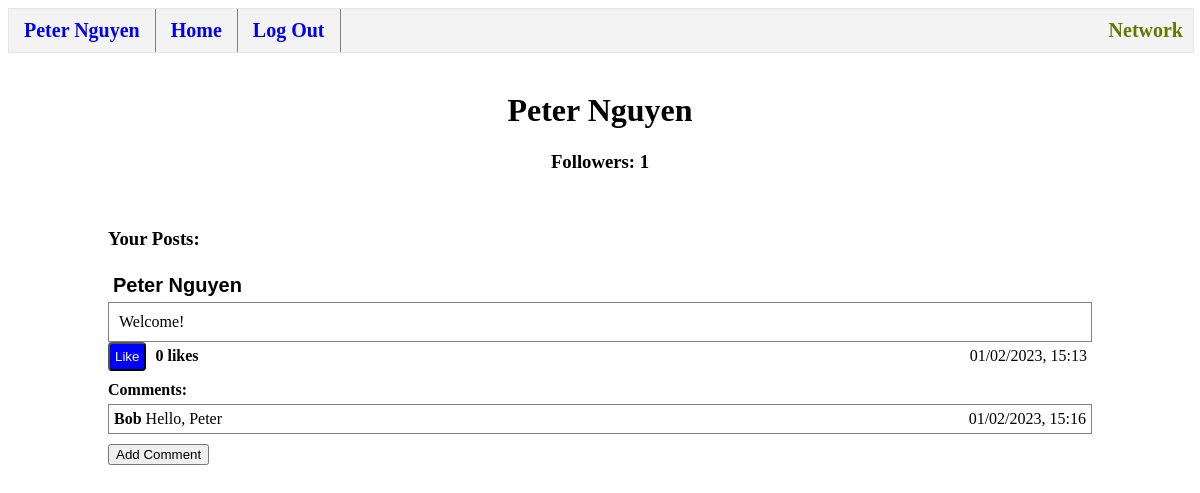
The page /profile (signed in) on the database as committed earlier.
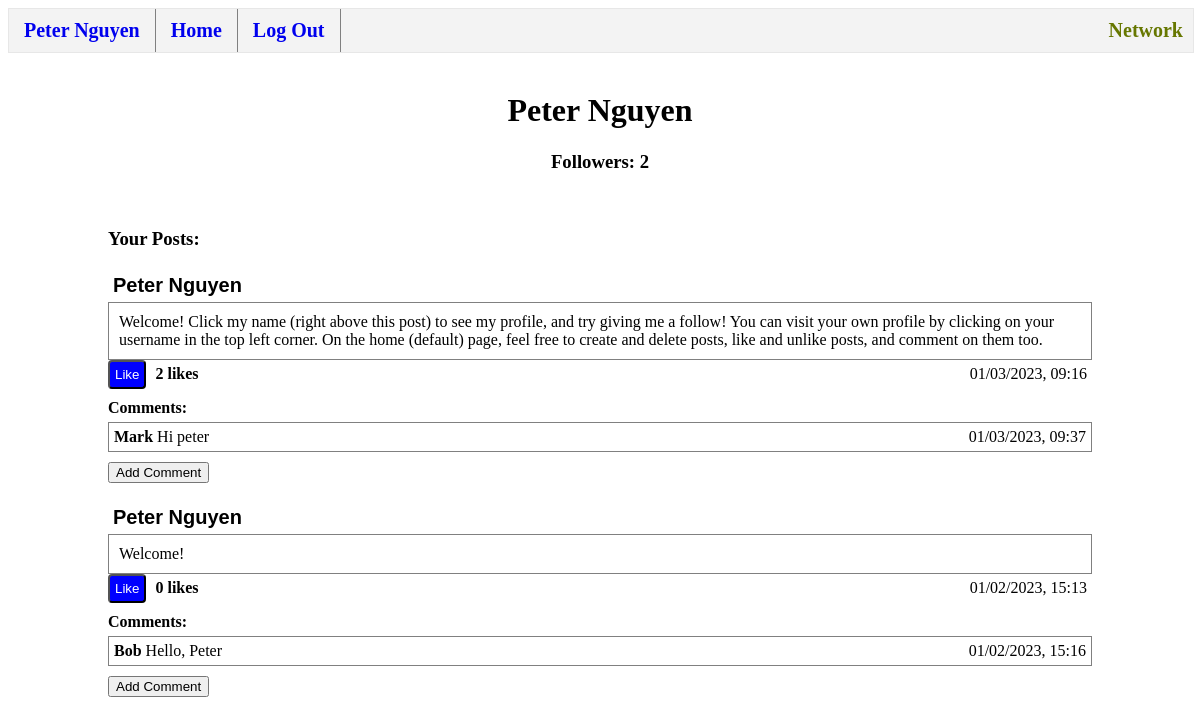
The same page on the database as committed later.
### tables this page shows
CREATE TABLE users (
    id INTEGER PRIMARY KEY AUTOINCREMENT NOT NULL,
    username TEXT NOT NULL,
    hash TEXT NOT NULL,
    followers INTEGER DEFAULT 0 NOT NULL
);

CREATE TABLE posts (
    id INTEGER PRIMARY KEY AUTOINCREMENT,
    user_id INTEGER NOT NULL,
    username TEXT NOT NULL,
    content TEXT NOT NULL,
    likes INTEGER DEFAULT 0 NOT NULL,
    datetime NUMERIC NOT NULL,
    FOREIGN KEY (user_id) REFERENCES users(id) ON DELETE CASCADE
);

CREATE TABLE comments (
    id INTEGER PRIMARY KEY AUTOINCREMENT,
    user_id INTEGER NOT NULL,
    post_id INTEGER NOT NULL,
    username TEXT NOT NULL,
    comment TEXT NOT NULL,
    datetime NUMERIC NOT NULL,
    FOREIGN KEY (user_id) REFERENCES users(id) ON DELETE CASCADE,
    FOREIGN KEY (post_id) REFERENCES posts(id) ON DELETE CASCADE
);

### app.py (the view)
@app.route("/profile", methods=["GET", "POST"])
@login_required
def profile():
    if request.method == "GET":
        user_id = session["user_id"]
    if request.method == "POST":
        user_id = request.form.get("user_id")
    user = executeDB("SELECT * FROM users WHERE id=?", [user_id])
    posts = get_posts(user_id)
    comments = get_comments()
    print(f"Id: {user[0]['id']}")
    print(f"Username: {user[0]['username']}")
    print(f"Profile followers: {user[0]['followers']}")
    return render_template("profile.html", user=user[0], posts=posts, comments=comments)

### helpers.py (called while the page is built)
def executeDB(query, arg=None):
    conn = sql.connect('network.db')
    conn.row_factory = sql.Row # "dictionary cursor"
    cur = conn.cursor()
    if arg == None:
        cur.execute(query)
    else:
        cur.execute(query, arg)
    value = cur.fetchall()
    conn.commit()
    conn.close()
    return value

def get_comments():
    return executeDB("SELECT * FROM comments")

def get_posts(user_id=None):
    if user_id == None:
        posts = executeDB("SELECT * FROM posts ORDER BY datetime DESC")
    else:
        posts = executeDB("SELECT * FROM posts WHERE user_id = ? ORDER BY datetime DESC", [user_id])
    return posts

def login_required(f):
    @wraps(f)
    def decorated_function(*args, **kwargs):
        if session.get("user_id") is None:
            return redirect("/login")
        return f(*args, **kwargs)
    return decorated_function

### templates/profile.html (shortened to what this page needs)
{% extends "posts-layout.html" %}
{% block subbody %}
    <h1 class="center">{{ user.username }} </h1>
    <h3 id="follow-count{{user.id}}" class="center">Followers: {{user.followers}}</h3>
    {% if user.id != session.user_id %}
        <button id="follow-button{{user.id}}" onclick=followFeature({{user.id}}) class="follow button">Follow</button>
    {% else %}
        <br>
        <h3>Your Posts:</h3>
    {% endif %}
{% endblock %}

### templates/posts-layout.html (shortened to what this page needs)
{% extends "layout.html" %}
{% block body %}
    {% block subbody %}
    {% endblock %}
    {% for post in posts %}
    <div id="post{{post.id}}">
        <form action="/profile" method="post" class="inline">
            <input class="profile-name" type="submit" value="{{ post.username }}">
        </form>
        <div class="post">{{ post.content }}</div>
        <button id="like-button{{ post.id }}" onclick=likeFeature({{post.id}}) class="like button" style="display: inline-block;">Like</button>
        <h4 id="like-count{{ post.id }}" class="inline">{{ post.likes }} likes</h4>
        <p class="inline right">{{ post.datetime }}</p>
        <div id="comments{{ post.id }}">
            <h4 class="no-margin">Comments:</h4>
            {% for comment in comments %}
                {% if comment.post_id == post.id %}
                <div class="comment">
                    <div class="inline"><b>{{comment.username}}</b>  {{ comment.comment }}</div>
                    <p class="inline right">{{ comment.datetime }}</p>
                </div>
                {% endif %}
            {% endfor %}
        </div>
        <button class="comment-toggle no-margin" name="{{ post.id }}">Add Comment</button>
        <br>
        <br>
    </div>
    {% endfor %}
{% endblock %}

### templates/layout.html (shortened to what this page needs)
<!DOCTYPE html>
<html lang="en">
    <head>
        <link href="{{ url_for('static', filename='styles.css') }}" rel="stylesheet">
    </head>
    <body>
        <nav class="nav-bar">
            <div>
                <div>
                    {% if session["user_id"] %}
                        <ul class="nav-list">
                            <li class="network-title">Network</li>
                            <li class="nav-item"><a class= "nav-link" href= "/profile">{{ session["username"] }}</a></li>
                            <li class="nav-item"><a class= "nav-link" href="/" >Home</a></li>
                            <li class="nav-item"><a class= "nav-link" href="/logout">Log Out</a></li>
                        </ul>
                    {% else %}
                        <ul class="nav-list">
                            <li class="nav-item"><a class= "nav-link" href="/register">Register</a></li>
                            <li class="nav-item"><a class= "nav-link" href="/login">Log In</a></li>
                        </ul>
                    {% endif %}
                </div>
            </div>
        </nav>
        <br>
        <div class="page-padding">
        {% block body %}{% endblock %}
        </div>
    </body>
</html>

### static/styles.css (style rules this page uses)
.inline { margin-top: 5px; display: inline-block; margin-bottom: 5px; padding-left: 5px; padding-right: 5px; }
.no-margin { margin-top: 10px; margin-bottom: 0px; }
.post { border-color: gray; border-style: solid; border-width:thin; padding: 10px; margin-bottom:0px; }
.comment { margin-top: 5px; border: 1px solid gray; }
.right { float: right; }
.button { background-color:blue; color: white; border-radius: 4px; padding: 5px; display:block; }
.center { text-align: center; }
.page-padding { padding-left: 100px; padding-right:100px; }
.profile-name { background: none!important; border: none; padding: 0!important; font-family: arial, sans-serif; font-size: 20px; color: black; cursor: pointer; font-weight: bold; }
.nav-bar { margin-top: 0px; padding: 0px; border: 1px solid gray; align-items: center; width: 100%; height: 43px; color: #670; border: 1px solid #e7e7e7; background-color: #f3f3f3; font-weight: bold; font-size: 20px; }
.nav-list { margin: 0; padding: 0; }
.network-title { float: right; text-align: center; padding-top: 10px; padding-bottom: 10px; margin-right: 10px; list-style-type: none; }
.nav-item { list-style-type: none; float: left; border-right: 1px solid gray; padding-top: 10px; padding-bottom: 10px; }
.nav-link { padding-top: 10px; padding-bottom: 10px; padding-left: 15px; padding-right: 15px; text-decoration: none; text-align: center; }

Rows that differ between the two databases and show on the page:
changed users "Peter Nguyen": followers "1" → "2"
added posts: username "Peter Nguyen", content "Welcome! Click my name (right above this post) to see my profile, and try giving me a follow! You can visit your own profile by clicking on your username in the top left corner. On the home (default) page, feel free to create and delete posts, like and unlike posts, and comment on them too.", likes "2", datetime "01/03/2023, 09:16"
added comments: username "Mark", comment "Hi peter", datetime "01/03/2023, 09:37", shown under "2"
